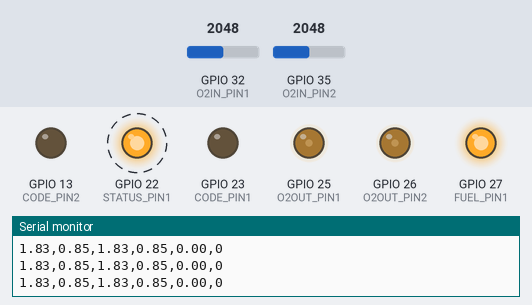
Bench run of a sketch on a simulated ESP32. On the bench: output pins drawn as LEDs (lit = HIGH), the last lines printed to the serial monitor. Dashed ring = blinking. Inputs (shaded band) come from the test bench; at power-on: GPIO 35 (O2IN_PIN2) = 2048, GPIO 32 (O2IN_PIN1) = 2048. Storage starts empty.

Above: at 1.13 s.
1.4 s: GPIO 35 (O2IN_PIN2) set to 0
At 1.73 s:
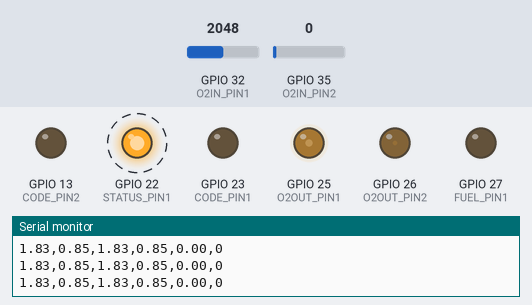
4.4 s: GPIO 32 (O2IN_PIN1) set to 0
At 4.88 s:
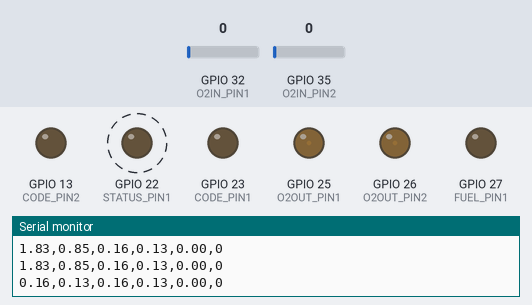
7.4 s: GPIO 35 (O2IN_PIN2) set to 295
10.4 s: GPIO 35 (O2IN_PIN2) set to 348
At 11.04 s:
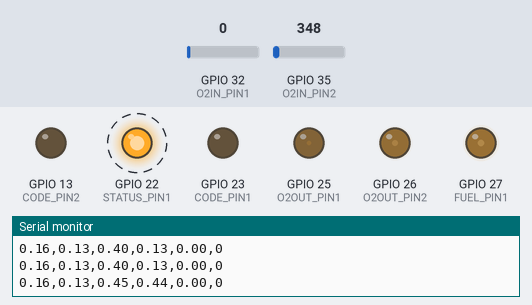
13.4 s: GPIO 35 (O2IN_PIN2) set to 491
At 13.74 s:
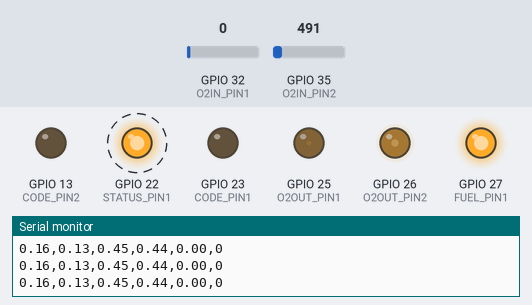
16.4 s: GPIO 32 (O2IN_PIN1) set to 7
19.4 s: GPIO 32 (O2IN_PIN1) set to 10
At 20.1 s:
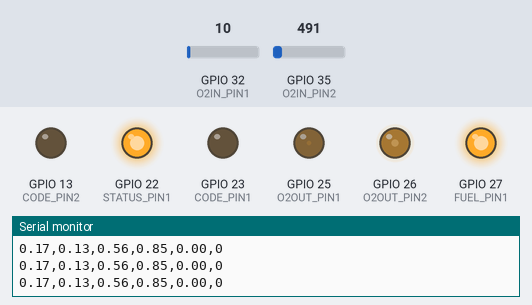
Timing chart, 0 to 22.0 s (numbered marks = the images above; inputs shaded):
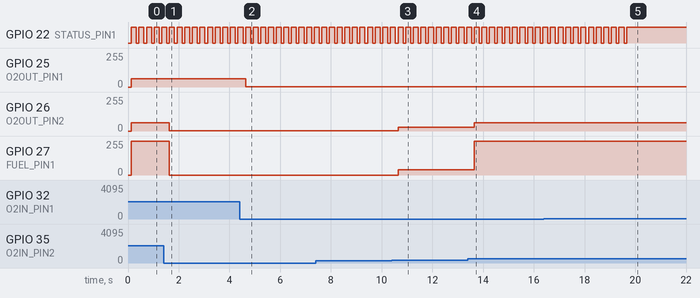

The sketch:

narrowband_shifter2_3.ino
```cpp
///////// Description //////////
/*
  This is a lambda shift device for engines with narrow band sensors.
  Normally, the ECU judges the O2 sensor output of 0.4 to 0.5v as A/F 14.7,
  below 0.4v as lean, and above 0.5v as rich.

  STATUS_LED
  For detecting O2 sensor failure and checking switch settings.
  When the O2 sensor input is 0.1v or less (when the engine is stopped), the following operation is performed.
  If the blinking continues even after the engine is turned on, there is a possibility of 02 sensor failure.
  If the blinking interval does not change even after switching the switch, the switch may be faulty.

  Fuel_LED
  Lights up when the rich signal is sent to the ECU. You can check if it is working properly as a system.
  If the light does not come on when the engine is started and the accelerator pedal is opened, there may be some kind of error.
*/

#include <WiFi.h>
#include "ESPAsyncWebServer.h"
#include "SPIFFS.h"
#define FORMAT_SPIFFS_IF_FAILED true
// #include "FS.h"

///// WiFi Config /////
const char ssid[] = "LS-OTA-AP";
const char pass[] = "12345678";       // パスワードは8文字以上
const IPAddress ip(10, 1, 1, 1);
const IPAddress subnet(255, 255, 255, 0);
AsyncWebServer server(80);            // ポート設定


///// Update duration ////
const int update_frequency = 100;

//These are HW configuration.  Don't change this value
const int O2IN_PIN1 = 32;
const int O2IN_PIN2 = 35;
const int O2OUT_PIN1 = 25;
const int O2OUT_PIN2 = 26;
const int STATUS_PIN1 = 22;
const int FUEL_PIN1 = 27;
const int CODE_PIN1 = 23;
const int CODE_PIN2 = 13;

const int out_duty_low = 3;
const int out_duty_mid = 29;
const int out_duty_high = 63;
const float  min_volt = 0.17;

String af_value;
String map_value;
float shift_value;
int code_value;

////////// Execution Part //////////
void setup() {
  Serial.begin(9600);
  ledcSetup(0, 12800, 8);
  ledcAttachPin(FUEL_PIN1, 0);
  pinMode( STATUS_PIN1, OUTPUT );
  pinMode( O2OUT_PIN1, OUTPUT );
  pinMode( O2OUT_PIN2, OUTPUT );
  pinMode( CODE_PIN1, OUTPUT );
  pinMode( CODE_PIN2, OUTPUT );

  WiFi.softAP(ssid, pass);           // SSIDとパスの設定
  delay(100);                        // このdelayを入れないと失敗する場合がある
  WiFi.softAPConfig(ip, ip, subnet); // IPアドレス、ゲートウェイ、サブネットマスクの設定
  IPAddress myIP = WiFi.softAPIP();  // WiFi.softAPIP()でWiFi起動

  // 各種情報を表示
  /*  Serial.print("SSID: ");
    Serial.println(ssid);
    Serial.print("AP IP address: ");
    Serial.println(myIP); */

  // SPIFFSのセットアップ
  if (!SPIFFS.begin(true)) {
    Serial.println("An Error has occurred while mounting SPIFFS");
    return;
  }

  ////保存したシフト値読み取り
  String wrfile1 = "/shift_value";
  File fr1 = SPIFFS.open(wrfile1.c_str(), "r");
  String readStr1 = fr1.readStringUntil('\n');
  af_value = readStr1;
  shift_value = readStr1.toFloat();
  fr1.close();

  ////保存したコード値読み取り
  String wrfile2 = "/code_value";
  File fr2 = SPIFFS.open(wrfile2.c_str(), "r");
  String readStr2 = fr2.readStringUntil('\n');
  map_value = readStr2;
  code_value = readStr2.toInt();
  fr2.close();
  if (code_value == 1) {
    digitalWrite(CODE_PIN1, LOW );
    digitalWrite(CODE_PIN2, LOW );
  }
  if (code_value == 2) {
    digitalWrite(CODE_PIN1, HIGH );
    digitalWrite(CODE_PIN2, LOW );
  }
  if (code_value == 3) {
    digitalWrite(CODE_PIN1, LOW );
    digitalWrite(CODE_PIN2, HIGH );
  }


  // GETリクエストに対するハンドラーを登録 rootにアクセスされた時のレスポンス
  server.on("/", HTTP_GET, [](AsyncWebServerRequest * request) {
    request->send(SPIFFS, "/index.html", String(), false, processor);
  });

  server.on("/set", HTTP_GET, [](AsyncWebServerRequest * request) {
    request->send(SPIFFS, "/setup.html", String(), false, processor);
  });

  // style.cssのレスポンス
  server.on("/style.css", HTTP_GET, [](AsyncWebServerRequest * request) {
    request->send(SPIFFS, "/style.css", "text/css");
  });

  //AFセットの際のPOST処理
  server.on("/set_af", HTTP_POST, [](AsyncWebServerRequest * request) {
    af_value = request->arg("af_param");
    shift_value = af_value.toFloat();
    String wrfile1 = "/shift_value";
    String writeStr1 = af_value;
    File fw1 = SPIFFS.open(wrfile1.c_str(), "w");
    fw1.println( writeStr1 );
    fw1.close();
    request->send(SPIFFS, "/setup.html", String(), false, processor);
  });

  //MAPセットの際のPOST処理
  server.on("/set_map", HTTP_POST, [](AsyncWebServerRequest * request) {
    map_value = request->arg("map_param");
    code_value = map_value.toInt();
    String writeStr2 = map_value;
    String wrfile2 = "/code_value";
    File fw2 = SPIFFS.open(wrfile2.c_str(), "w");
    fw2.println( writeStr2 );
    fw2.close();
    if (code_value == 1) {
      digitalWrite(CODE_PIN1, LOW );
      digitalWrite(CODE_PIN2, LOW );
    }
    if (code_value == 2) {
      digitalWrite(CODE_PIN1, HIGH );
      digitalWrite(CODE_PIN2, LOW );
    }
    if (code_value == 3) {
      digitalWrite(CODE_PIN1, LOW );
      digitalWrite(CODE_PIN2, HIGH );
    }
    request->send(SPIFFS, "/setup.html", String(), false, processor);
  });

  // サーバースタート
  server.begin();
}

void loop() {
  int o2_value1 = analogRead( O2IN_PIN1 );
  int o2_value2 = analogRead( O2IN_PIN2 );
  float in_volt1 = (o2_value1 + 201) / 1230.0;
  float in_volt2 = (o2_value2 + 201) / 1230.0;

  float out_volt;
  float serial_out_volt1 = out_proc(in_volt1, shift_value, O2OUT_PIN1);
  float serial_out_volt2 = out_proc(in_volt2, shift_value, O2OUT_PIN2);

  // Status LED turning on
  digitalWrite(STATUS_PIN1, HIGH);

  // STATUS LED　O2sensor error indicate
  if (in_volt1 < min_volt || in_volt1 > 1.2 || in_volt2 < min_volt || in_volt2 > 1.2) {
    delay(200);
    digitalWrite(STATUS_PIN1, LOW );
  }

  // for Serial logging //
  Serial.print( in_volt1 );
  Serial.print( "," );
  Serial.print ( serial_out_volt1 );
  Serial.print( "," );
  Serial.print( in_volt2 );
  Serial.print( "," );
  Serial.print ( serial_out_volt2 );
  Serial.print (",");
  Serial.print(shift_value);
  Serial.print( "," );
  Serial.println( code_value );
  /*  Serial.print( "," );
    Serial.print(af_value);
    Serial.print( "," );
    Serial.println( map_value ); */

  // Duration of update in_volt1age value
  delay(update_frequency);
}

//The voltage from the 02 sensor is input, the shift amount is added to the set air-fuel ratio,
//the output voltage to the ECU, and the FUEL LED is turned on or off.
float out_proc (float in_volt, float shift_value, int out_pin) {
  float out_volt;
  float out_duty;

  if (in_volt <= 0.43 + shift_value) {
    ledcWrite(0, 0 );
    out_duty = out_duty_low;
  }
  if (in_volt >= 0.43 + shift_value && in_volt < 0.47 + shift_value) {
    ledcWrite(0, 40 );
    out_duty = out_duty_mid;
  }
  if (in_volt >= 0.47 + shift_value) {
    ledcWrite(0, 255 );
    out_duty = out_duty_high;
  }
  dacWrite( out_pin, out_duty);
  out_volt = (out_duty + 8.0) / 84.0;
  return (out_volt);
}

String processor(const String& var) {
  //  Serial.println(var);
  if (var == "AF_STATE") {
    return af_value;
  }
  if (var == "MAP_STATE") {
    return map_value;
  }
  return String();
}
```

Measured:
- the behaviour switches between 8 and 9 on GPIO 32 (O2IN_PIN1) (found by bisection; images 4 and 5)
- after the input at 1.4 s, GPIO 26 (O2OUT_PIN2): 63/255 → 3/255 after 0.23 s; GPIO 27 (FUEL_PIN1): 255/255 → 0/255 after 0.23 s
- after the input at 4.4 s, GPIO 25 (O2OUT_PIN1): 63/255 → 3/255 after 0.24 s
- after the input at 10.4 s, GPIO 26 (O2OUT_PIN2): 3/255 → 29/255 after 0.25 s; GPIO 27 (FUEL_PIN1): 0/255 → 40/255 after 0.25 s
- after the input at 13.4 s, GPIO 26 (O2OUT_PIN2): 29/255 → 63/255 after 0.25 s; GPIO 27 (FUEL_PIN1): 40/255 → 255/255 after 0.25 s
- after the input at 19.4 s, GPIO 22 (STATUS_PIN1): goes on until 19.7 s, then stays HIGH
- by itself, GPIO 22 (STATUS_PIN1): alternates HIGH for 0.20 s and LOW for 0.10 s
